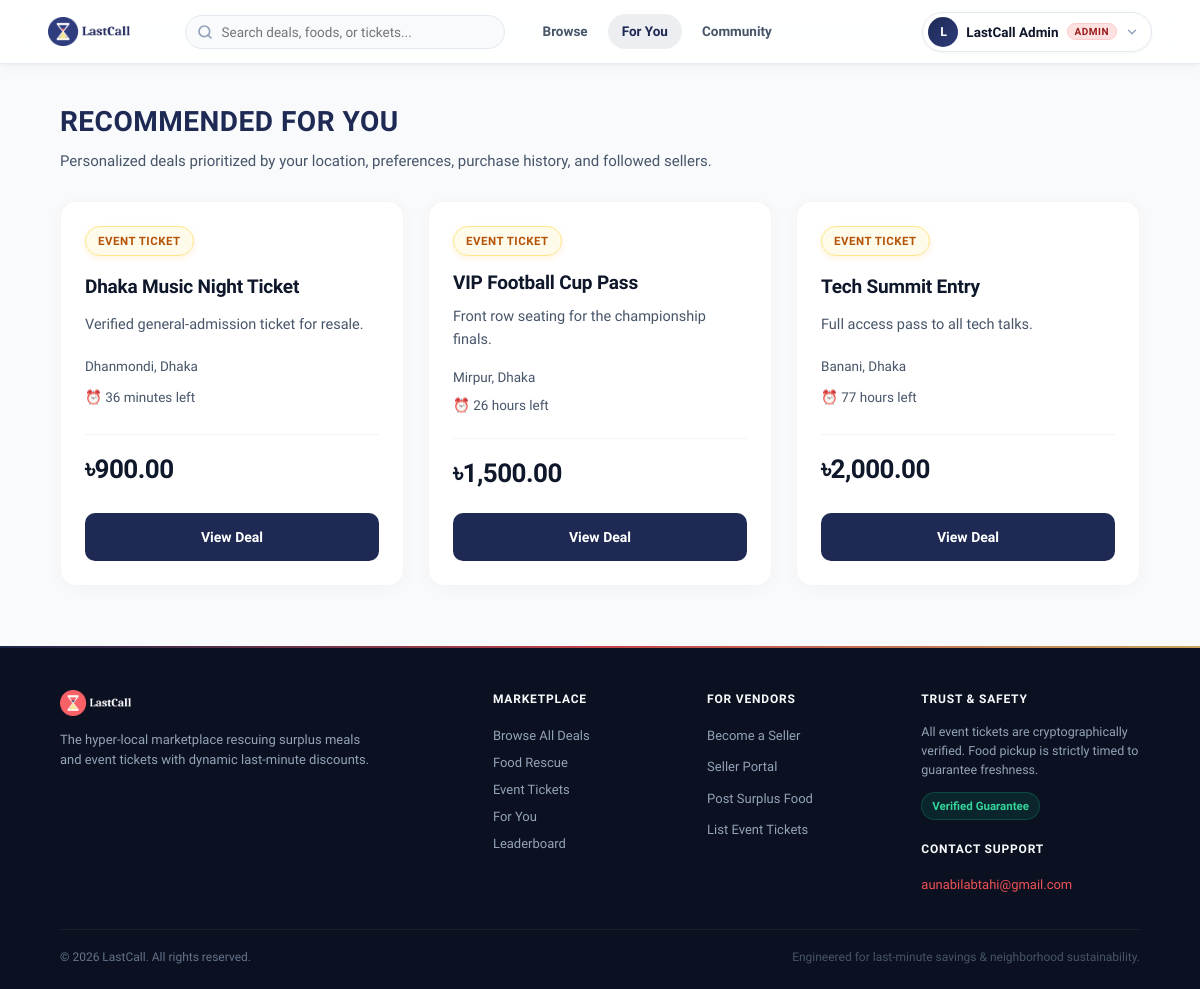
Page /recommendations.php (signed in) on the committed database.
### tables this page shows
CREATE TABLE listings (
    listing_id INT UNSIGNED AUTO_INCREMENT PRIMARY KEY,
    seller_id INT UNSIGNED NOT NULL,
    location_id INT UNSIGNED NOT NULL,

    listing_type ENUM('food', 'ticket') NOT NULL,
    title VARCHAR(200) NOT NULL,
    description TEXT NULL,
    image_url VARCHAR(255) NULL,

    original_price DECIMAL(10,2) NOT NULL,
    pickup_or_event_deadline DATETIME NOT NULL,

    listing_status ENUM(
        'draft',
        'active',
        'sold_out',
        'expired',
        'removed'
    ) NOT NULL DEFAULT 'draft',

    created_at TIMESTAMP DEFAULT CURRENT_TIMESTAMP,
    updated_at TIMESTAMP DEFAULT CURRENT_TIMESTAMP ON UPDATE CURRENT_TIMESTAMP,

    CONSTRAINT fk_listing_seller
        FOREIGN KEY (seller_id) REFERENCES users(user_id)
        ON DELETE RESTRICT,

    CONSTRAINT fk_listing_location
        FOREIGN KEY (location_id) REFERENCES locations(location_id)
        ON DELETE RESTRICT,

    INDEX idx_listing_search (
        listing_type,
        listing_status,
        pickup_or_event_deadline
    ),

    INDEX idx_listing_seller (seller_id)
);

CREATE TABLE locations (
    location_id INT UNSIGNED AUTO_INCREMENT PRIMARY KEY,
    city VARCHAR(100) NOT NULL,
    area VARCHAR(100) NOT NULL,
    address_line VARCHAR(255) NULL,
    created_at TIMESTAMP DEFAULT CURRENT_TIMESTAMP,

    INDEX idx_location_city_area (city, area)
);

### recommendations.php (the view, shortened to what this page needs)
<?php
require_once __DIR__ . "/config/database.php";
$uid = (int) $_SESSION["user_id"];
$sql = "
    SELECT
        l.listing_id,
        l.title,
        l.description,
        l.listing_type,
        l.original_price,
        loc.city,
        loc.area,
        f.quantity_available,
        TIMESTAMPDIFF(MINUTE, NOW(), l.pickup_or_event_deadline) AS minutes_left,
        CASE
            WHEN fs.follower_id IS NOT NULL THEN 4
            WHEN EXISTS (
                SELECT 1 FROM user_preferences up
                WHERE up.user_id = ?
                  AND (up.preferred_listing_type = l.listing_type OR up.preferred_city = loc.city OR up.preferred_area = loc.area)
            ) THEN 3
            WHEN EXISTS (
                SELECT 1 FROM orders prev_o
                JOIN order_items prev_oi ON prev_oi.order_id = prev_o.order_id
                JOIN listings prev_l ON prev_l.listing_id = prev_oi.listing_id
                WHERE prev_o.buyer_id = ?
                  AND prev_o.order_status = 'completed'
                  AND (prev_l.seller_id = l.seller_id OR prev_l.listing_type = l.listing_type)
            ) THEN 2
            WHEN user_loc.city = loc.city AND user_loc.area = loc.area THEN 1
            ELSE 0
        END AS relevance,
        COALESCE((
            SELECT dr.discount_percent
            FROM discount_rules dr
            WHERE dr.listing_id = l.listing_id
              AND dr.threshold_minutes >= TIMESTAMPDIFF(MINUTE, NOW(), l.pickup_or_event_deadline)
            ORDER BY dr.threshold_minutes ASC
            LIMIT 1
        ), 0) AS discount_percent
    FROM listings l
    JOIN locations loc ON loc.location_id = l.location_id
    JOIN users u ON u.user_id = ?
    LEFT JOIN locations user_loc ON user_loc.location_id = u.location_id
    LEFT JOIN followed_sellers fs ON fs.seller_id = l.seller_id AND fs.follower_id = ?
    LEFT JOIN food_listing_details f ON f.listing_id = l.listing_id
    LEFT JOIN ticket_listings tl ON tl.listing_id = l.listing_id
    LEFT JOIN tickets t ON t.ticket_id = tl.ticket_id
    WHERE l.listing_status = 'active'
      AND l.pickup_or_event_deadline > NOW()
      AND (
          (l.listing_type = 'food' AND f.quantity_available > 0)
          OR (l.listing_type = 'ticket' AND t.verification_status = 'verified' AND t.availability_status = 'available')
      )
    ORDER BY relevance DESC, l.pickup_or_event_deadline ASC
    LIMIT 12
";
$q = $pdo->prepare($sql);
$q->execute([$uid, $uid, $uid, $uid]);
$listings = $q->fetchAll(PDO::FETCH_ASSOC);
require_once __DIR__ . "/includes/header.php";
?>
<main class="container">
    <div class="section-heading">
        <h2>Recommended for You</h2>
        <p>Personalized deals prioritized by your location, preferences, purchase history, and followed sellers.</p>
    </div>
    <?php if (count($listings) > 0): ?>
        <div class="listing-grid">
            <?php foreach ($listings as $l): ?>
                <?php
                    $discount = (float) $l["discount_percent"];
                    $originalPrice = (float) $l["original_price"];
                    $currentPrice = $originalPrice * (1 - ($discount / 100));
                    $isFood = $l["listing_type"] === "food";
                    $timeLeft = $l["minutes_left"] <= 60
                        ? $l["minutes_left"] . " minutes left"
                        : ceil($l["minutes_left"] / 60) . " hours left";
                ?>
                <article class="card">
                    <span class="badge <?= $isFood ? "" : "ticket" ?>">
                        <?= $isFood ? "Food Rescue" : "Event Ticket" ?>
                    </span>
                    <h3><?= e($l["title"]) ?></h3>
                    <p class="description">
                        <?= e($l["description"] ?? "No description available.") ?>
                    </p>
                    <p class="location">
                        <?= e($l["area"]) ?>, <?= e($l["city"]) ?>
                    </p>
                    <p class="meta">⏰ <?= e($timeLeft) ?></p>
                    <div class="price-row">
                        <div class="current-price">৳<?= number_format($currentPrice, 2) ?></div>
                    </div>
                    <a class="card-link" href="listing.php?id=<?= (int) $l["listing_id"] ?>">View Deal</a>
                </article>
            <?php endforeach; ?>
        </div>
    <?php else: ?>
        <p class="empty-message">No active recommendations available right now. Check back soon!</p>
    <?php endif; ?>
</main>
<?php require_once __DIR__ . "/includes/footer.php"; ?>

### rows in the picture
listings: listing_type "EVENT TICKET", title "Dhaka Music Night Ticket", description "Verified general-admission ticket for resale.", location.area "Dhanmondi", location.city "Dhaka", timeLeft "36 minutes left", original_price "900.00"
listings: listing_type "EVENT TICKET", title "VIP Football Cup Pass", description "Front row seating for the championship finals.", location.area "Mirpur", location.city "Dhaka", timeLeft "26 hours left", currentPrice "1,500.00"
listings: listing_type "EVENT TICKET", title "Tech Summit Entry", description "Full access pass to all tech talks.", location.area "Banani", location.city "Dhaka", timeLeft "77 hours left", currentPrice "2,000.00"

### other values in the picture
mb_strtoupper(mb_substr($_userName, 0, 1)) "L"
$_userName "LastCall Admin"
$_role "ADMIN"
